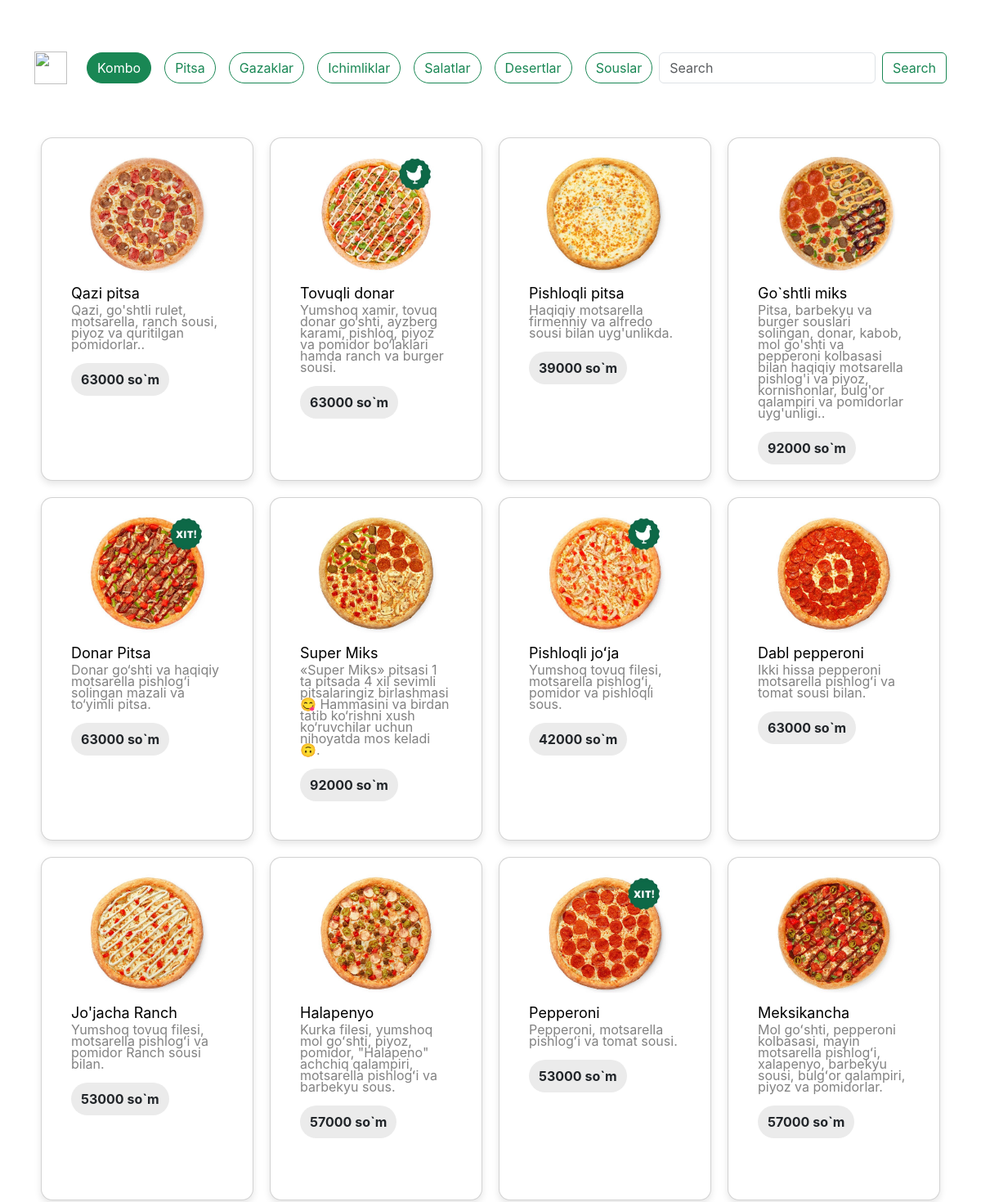
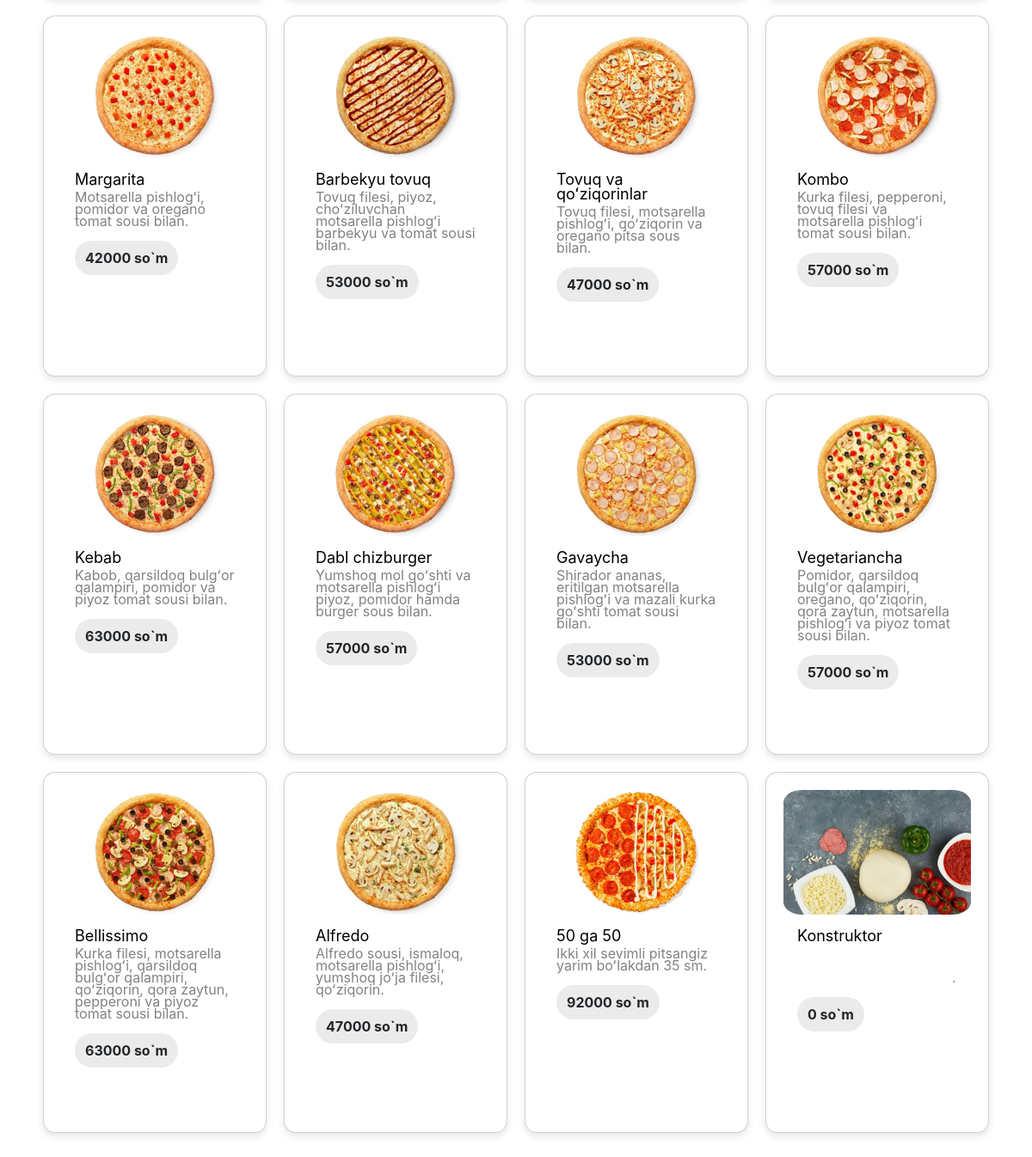
The page / on the database its author committed (2 pictures, top to bottom).
### app/models.py (models this page shows, shortened)
class Pizza(models.Model):
    name = models.CharField(max_length=50)
    caption = models.CharField(max_length=250)
    image = models.ImageField(upload_to='img/%y')
    price = models.BigIntegerField()

### app/views.py (the view)
# urls.py: path('', views.index, name='index'),
def index(request):
    pics = Pizza.objects.all()
    return render(request, 'index.html', {'pics': pics})

### app/templates/index.html (shortened to what this page needs)
<!DOCTYPE html>
<html lang="en">
<head>
  <link href="https://cdn.jsdelivr.net/npm/bootstrap@5.3.3/dist/css/bootstrap.min.css" rel="stylesheet"
 />
</head>
<body>
  <nav class="navbar navbar-expand-lg container mt-5">
    <div class="container-fluid">
      <a class="navbar-brand" href="{% url 'index' %}"><img style="width: 40px; height: 40px"
          src="https://bellissimo.uz/_next/image?url=%2Fimages%2Ficon.png&w=1920&q=75" alt="" /></a>
      <div class="collapse navbar-collapse" id="navbarSupportedContent">
        <ul class="navbar-nav me-auto mb-2 mb-lg-0">
          <li class="nav-item">
            <a class="nav-link" aria-current="page" href="#"><button type="button" class="btn btn-success rounded-pill">
                Kombo
              </button></a>
          </li>
          <li class="nav-item">
            <a class="nav-link" href="#"><button type="button" class="btn btn-outline-success rounded-pill">
                Pitsa
              </button></a>
          </li>
          <li class="nav-item">
            <a class="nav-link" href="#"><button type="button" class="btn btn-outline-success rounded-pill">
                Gazaklar
              </button></a>
          </li>
          <li class="nav-item">
            <a class="nav-link" href="#"><button type="button" class="btn btn-outline-success rounded-pill">
                Ichimliklar
              </button></a>
          </li>
          <li class="nav-item">
            <a class="nav-link" href="#"><button type="button" class="btn btn-outline-success rounded-pill">
                Salatlar
              </button></a>
          </li>
          <li class="nav-item">
            <a class="nav-link" href="#"><button type="button" class="btn btn-outline-success rounded-pill">
                Desertlar
              </button></a>
          </li>
          <li class="nav-item">
            <a class="nav-link" href="#"><button type="button" class="btn btn-outline-success rounded-pill">
                Souslar
              </button></a>
          </li>
        </ul>
        <form class="d-flex" role="search">
          <input class="form-control me-2" type="search" name="q" placeholder="Search" aria-label="Search" />
          <button class="btn btn-outline-success" type="submit">
            Search
          </button>
        </form>
      </div>
    </div>
  </nav>
  <div class="container_card">
    {% for x in pics %}
    <div class="card" onclick="openModal()">
      <img src="{{x.image.url}}" id="img" class="card-img-top" alt="pizza_img" />
      <div class="card-body">
        <h2 class="card-title title">{{x.name}}</h2>
        <p class="card-text lead caption">{{x.caption}}.</p>
        <p class="card-text price">{{x.price}} so`m</p>
      </div>
    </div>
    {% endfor %}
  </div>
</body>
</html>

### app/templates/index.html (style rules this page uses)
* { margin: 0; padding: 0; box-sizing: border-box; outline: none; text-decoration: none; list-style: none; font-family: Gilroy, -apple-system, BlinkMacSystemFont, Segoe UI, Roboto, Oxygen, Ubuntu, Cantarell, Fira Sans, Droid Sans, Helvetica Neue, sans-serif !important; }
.container_card { display: grid; grid-template-columns: repeat(4, 1fr); gap: 20px; padding: 50px; }
.card { background-color: #fff; border-radius: 8px; box-shadow: 0 4px 8px rgba(0, 0, 0, 0.1); padding: 20px; height: 420px; display: flex; padding: 20px; border-radius: 14px; cursor: pointer; }
.title { font-weight: 400; font-size: 18px; line-height: 17px; color: #000; margin-bottom: 5px; }
.caption { font-weight: 400; font-size: 16px; line-height: 14px; color: #828282; }
#img { border-radius: 10%; }
.price { background: #ebebeb; border-radius: 27px; padding: 8px 12px; width: max-content; margin-top: 10px; font-weight: bold; }

### rows shown on the page
Pizza: image (picture), name "Qazi pitsa", caption "Qazi, go'shtli rulet, motsarella, ranch sousi, piyoz va quritilgan pomidorlar.", price "63000"
Pizza: image (picture), name "Tovuqli donar", caption "Yumshoq xamir, tovuq donar go‘shti, ayzberg karami, pishloq, piyoz va pomidor bo‘laklari hamda ranch va burger sousi", price "63000"
Pizza: image (picture), name "Pishloqli pitsa", caption "Haqiqiy motsarella firmenniy va alfredo sousi bilan uyg'unlikda", price "39000"
Pizza: image (picture), name "Go`shtli miks", caption "Pitsa, barbekyu va burger souslari solingan, donar, kabob, mol go'shti va pepperoni kolbasasi bilan haqiqiy motsarella pishlog'i va piyoz, kornishonlar, bulg'or qalampiri va pomidorlar uyg'unligi.", price "92000"
Pizza: image (picture), name "Donar Pitsa", caption "Donar go‘shti va haqiqiy motsarella pishlog‘i solingan mazali va to‘yimli pitsa", price "63000"
Pizza: image (picture), name "Super Miks", caption "«Super Miks» pitsasi 1 ta pitsada 4 xil sevimli pitsalaringiz birlashmasi 😋 Hammasini va birdan tatib ko‘rishni xush ko‘ruvchilar uchun nihoyatda mos keladi 🙃", price "92000"
Pizza: image (picture), name "Pishloqli joʻja", caption "Yumshoq tovuq filesi, motsarella pishlogʻi, pomidor va pishloqli sous", price "42000"
Pizza: image (picture), name "Dabl pepperoni", caption "Ikki hissa pepperoni motsarella pishlogʻi va tomat sousi bilan", price "63000"
Pizza: image (picture), name "Jo'jacha Ranch", caption "Yumshoq tovuq filesi, motsarella pishlogʻi va pomidor Ranch sousi bilan", price "53000"
Pizza: image (picture), name "Halapenyo", caption "Kurka filesi, yumshoq mol goʻshti, piyoz, pomidor, \"Halapeno\" achchiq qalampiri, motsarella pishlogʻi va barbekyu sous", price "57000"
Pizza: image (picture), name "Pepperoni", caption "Pepperoni, motsarella pishlogʻi va tomat sousi", price "53000"
Pizza: image (picture), name "Meksikancha", caption "Mol goʻshti, pepperoni kolbasasi, mayin motsarella pishlogʻi, xalapenyo, barbekyu sousi, bulgʻor qalampiri, piyoz va pomidorlar", price "57000"
Pizza: image (picture), name "Margarita", caption "Motsarella pishlogʻi, pomidor va oregano tomat sousi bilan", price "42000"
Pizza: image (picture), name "Barbekyu tovuq", caption "Tovuq filesi, piyoz, choʻziluvchan motsarella pishlogʻi barbekyu va tomat sousi bilan", price "53000"
Pizza: image (picture), name "Tovuq va qoʻziqorinlar", caption "Tovuq filesi, motsarella pishlogʻi, qoʻziqorin va oregano pitsa sous bilan", price "47000"
Pizza: image (picture), name "Kombo", caption "Kurka filesi, pepperoni, tovuq filesi va motsarella pishlogʻi tomat sousi bilan", price "57000"
Pizza: image (picture), name "Kebab", caption "Kabob, qarsildoq bulgʻor qalampiri, pomidor va piyoz tomat sousi bilan", price "63000"
Pizza: image (picture), name "Dabl chizburger", caption "Yumshoq mol goʻshti va motsarella pishlogʻi piyoz, pomidor hamda burger sous bilan", price "57000"
Pizza: image (picture), name "Gavaycha", caption "Shirador ananas, eritilgan motsarella pishlogʻi va mazali kurka goʻshti tomat sousi bilan", price "53000"
Pizza: image (picture), name "Vegetariancha", caption "Pomidor, qarsildoq bulgʻor qalampiri, oregano, qoʻziqorin, qora zaytun, motsarella pishlogʻi va piyoz tomat sousi bilan", price "57000"
Pizza: image (picture), name "Bellissimo", caption "Kurka filesi, motsarella pishlogʻi, qarsildoq bulgʻor qalampiri, qoʻziqorin, qora zaytun, pepperoni va piyoz tomat sousi bilan", price "63000"
Pizza: image (picture), name "Alfredo", caption "Alfredo sousi, ismaloq, motsarella pishlogʻi, yumshoq joʻja filesi, qoʻziqorin", price "47000"
Pizza: image (picture), name "50 ga 50", caption "Ikki xil sevimli pitsangiz yarim boʻlakdan 35 sm", price "92000"
Pizza: image (picture), name "Konstruktor", price "0"
